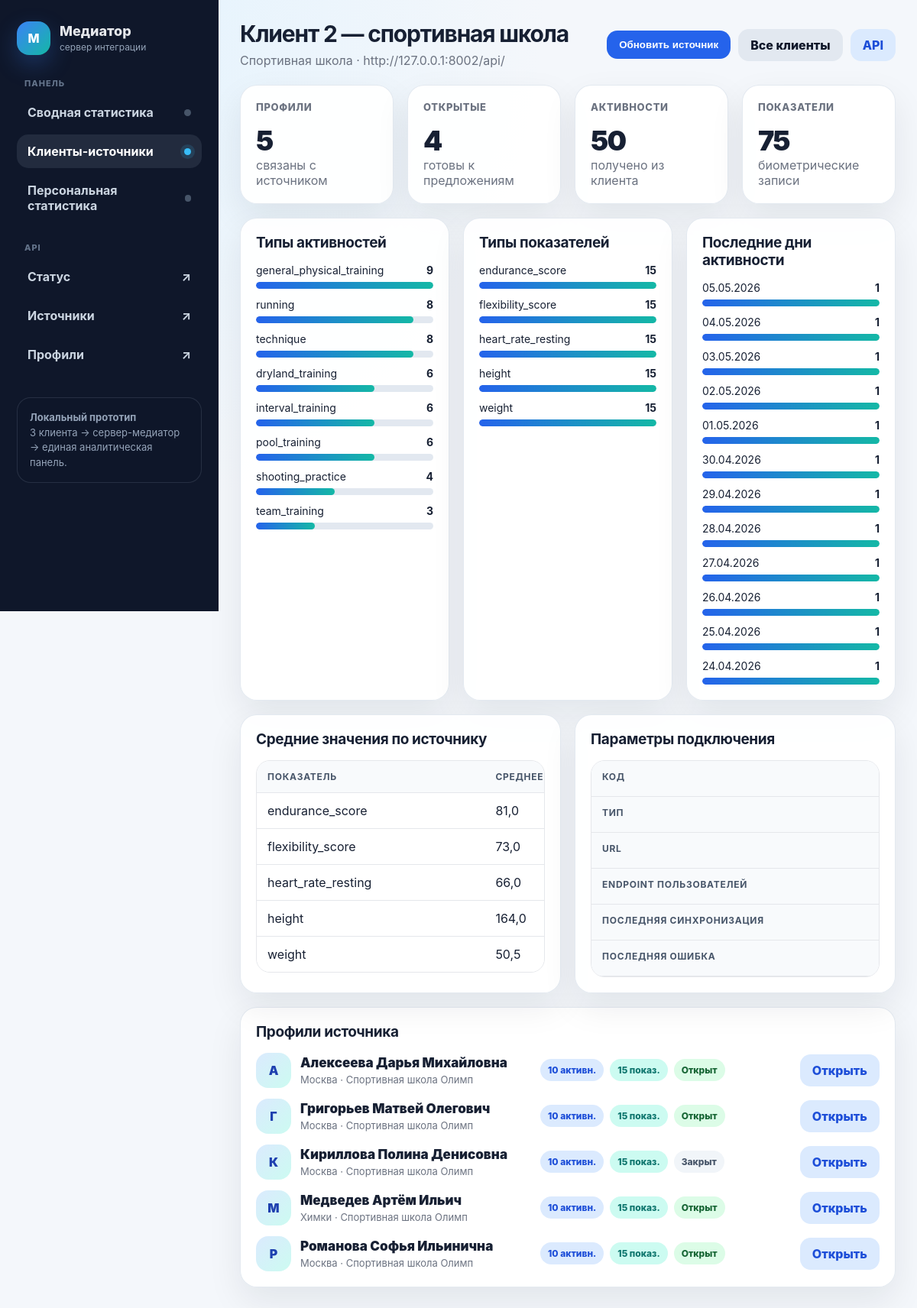
Page /clients/sports_school_client_2/ on the committed database.
### mediator/models.py (models this page shows, shortened)
class DataSource(models.Model):
    SOURCE_TYPES = [
        ("fitness_club", "Фитнес-клуб"),
        ("sports_school", "Спортивная школа"),
        ("fitness_app", "Фитнес-приложение"),
        ("generic_rest", "Универсальный REST-источник"),
    ]
    source_id = models.CharField("Код источника", max_length=120, unique=True)
    name = models.CharField("Название", max_length=255)
    source_type = models.CharField("Тип источника", max_length=40, choices=SOURCE_TYPES)
    base_url = models.URLField("Базовый URL")
    status_endpoint = models.CharField("Эндпоинт статуса", max_length=255, default="status/")
    schema_endpoint = models.CharField("Эндпоинт схемы", max_length=255, default="schema/")
    users_endpoint = models.CharField("Эндпоинт пользователей", max_length=255)
    timeout_seconds = models.PositiveIntegerField("Таймаут, сек.", default=5)
    is_active = models.BooleanField("Активен", default=True)
    description = models.TextField("Описание", blank=True)
    mapping_config = models.JSONField("Правила mapping", default=dict, blank=True)
    last_sync_at = models.DateTimeField("Последняя синхронизация", null=True, blank=True)
    last_error = models.TextField("Последняя ошибка", blank=True)
    created_at = models.DateTimeField("Создан", auto_now_add=True)
    updated_at = models.DateTimeField("Обновлён", auto_now=True)
    class Meta:
        ordering = ["name"]
        verbose_name = "Источник данных"
        verbose_name_plural = "Источники данных"

class GlobalUserProfile(models.Model):
    global_id = models.UUIDField("Глобальный идентификатор", primary_key=True, default=uuid.uuid4, editable=False)
    full_name = models.CharField("ФИО", max_length=255)
    birth_date = models.DateField("Дата рождения", null=True, blank=True)
    age = models.PositiveIntegerField("Возраст", null=True, blank=True)
    gender = models.CharField("Пол", max_length=20, blank=True)
    phone = models.CharField("Телефон", max_length=60, blank=True)
    email = models.EmailField("Email", blank=True)
    city = models.CharField("Город", max_length=120, blank=True)
    sport_type = models.CharField("Вид спорта", max_length=120, blank=True)
    training_level = models.CharField("Уровень подготовки", max_length=120, blank=True)
    organization_name = models.CharField("Организация", max_length=255, blank=True)
    organization_type = models.CharField("Тип организации", max_length=120, blank=True)
    organization_city = models.CharField("Город организации", max_length=120, blank=True)
    open_to_offers = models.BooleanField("Открыт к предложениям", default=False)
    consent_status = models.CharField("Статус согласия", max_length=40, blank=True)
    visible_data_categories = models.JSONField("Видимые категории данных", default=list, blank=True)
    allowed_organization_types = models.JSONField("Разрешённые типы организаций", default=list, blank=True)
    source_summary = models.JSONField("Сводка источников", default=list, blank=True)
    raw_snapshot = models.JSONField("Последний снимок нормализованных данных", default=dict, blank=True)
    created_at = models.DateTimeField("Создан", auto_now_add=True)
    updated_at = models.DateTimeField("Обновлён", auto_now=True)
    class Meta:
        ordering = ["full_name"]
        verbose_name = "Глобальный профиль"
        verbose_name_plural = "Глобальные профили"

### mediator/ui_views.py (the view)
# urls.py: path("clients/<str:source_id>/", ui_views.client_detail, name="client_detail"),
@require_GET
def client_detail(request, source_id):
    source = get_object_or_404(DataSource, source_id=source_id)
    profiles = GlobalUserProfile.objects.filter(source_links__source=source).distinct()
    profile_cards = _profile_cards(profiles.order_by("full_name")[:100])
    daily_activity = list(
        ActivityRecord.objects.filter(source=source, activity_date__isnull=False)
        .values("activity_date")
        .annotate(count=Count("id"))
        .order_by("-activity_date")[:12]
    )
    daily_activity = _bar_rows(daily_activity, value_key="count")
    metric_averages = (
        HealthMetricRecord.objects.filter(source=source)
        .exclude(metric_type="")
        .values("metric_type", "unit")
        .annotate(avg_value=Avg("metric_value"), count=Count("id"))
        .order_by("metric_type")
    )
    context = {
        "title": source.name,
        "nav": "clients",
        "source": source,
        "status": check_sources(),
        "stats": {
            "profiles": profiles.count(),
            "open_profiles": profiles.filter(open_to_offers=True).count(),
            "activities": ActivityRecord.objects.filter(source=source).count(),
            "metrics": HealthMetricRecord.objects.filter(source=source).count(),
            "consents": ConsentRecord.objects.filter(source=source).count(),
        },
        "activity_types": _bar_rows(_top_rows(ActivityRecord.objects.filter(source=source), "activity_type")),
        "metric_types": _bar_rows(_top_rows(HealthMetricRecord.objects.filter(source=source), "metric_type")),
        "metric_averages": metric_averages,
        "daily_activity": daily_activity,
        "profile_cards": profile_cards,
    }
    return render(request, "mediator/client_detail.html", context)

### mediator/services.py (called while the page is built)
def check_sources():
    rows = []
    for source in DataSource.objects.all().order_by("name"):
        wrapper = get_wrapper(source)
        try:
            status = wrapper.fetch_status()
            error = ""
        except WrapperError as exc:
            status = None
            error = str(exc)
        rows.append({
            "source_id": source.source_id,
            "name": source.name,
            "source_type": source.source_type,
            "base_url": source.base_url,
            "is_active": source.is_active,
            "available": status is not None,
            "status": status,
            "error": error,
        })
    return rows

### mediator/ui_views.py (called while the page is built)
def _percent(value, total):
    if not total:
        return 0
    return round((value / total) * 100, 1)

def _percent_width(value):
    try:
        number = float(value or 0)
    except (TypeError, ValueError):
        number = 0
    number = max(0, min(100, number))
    return (f"{number:.1f}".rstrip("0").rstrip("."))

def _top_rows(queryset, field_name, label_field="label", value_field="value", limit=8):
    rows = (
        queryset.exclude(**{f"{field_name}__exact": ""})
        .values(field_name)
        .annotate(count=Count("id"))
        .order_by("-count", field_name)[:limit]
    )
    return [{label_field: item[field_name] or "Не указано", value_field: item["count"]} for item in rows]

def _bar_rows(rows, value_key="value"):
    max_value = max([row.get(value_key) or 0 for row in rows], default=0)
    for row in rows:
        percent = _percent(row.get(value_key) or 0, max_value)
        row["percent"] = percent
        row["percent_width"] = _percent_width(percent)
    return rows

def _latest_metric_values(profile):
    result = []
    seen = set()
    metrics = profile.health_metrics.select_related("source").order_by("metric_type", "-measured_at", "-id")
    for metric in metrics:
        if metric.metric_type in seen:
            continue
        seen.add(metric.metric_type)
        result.append(metric)
    return result[:8]

### mediator/wrappers/base.py (called while the page is built)
    def make_url(self, endpoint):
        base = self.source.base_url.rstrip("/") + "/"
        return urljoin(base, endpoint.lstrip("/"))

    def fetch_status(self):
        return self.get_json(self.source.status_endpoint)

### mediator/wrappers/registry.py (called while the page is built)
def get_wrapper(source):
    wrapper_class = WRAPPER_BY_TYPE.get(source.source_type, BaseRestWrapper)
    return wrapper_class(source)

### mediator/templates/mediator/client_detail.html (shortened to what this page needs)
{% extends "mediator/base.html" %}
{% block subtitle %}
<div class="page-subtitle">{{ source.get_source_type_display }} · {{ source.base_url }}</div>
{% endblock %}
{% block actions %}
<form method="post" action="{% url 'ui_sync_source' source.source_id %}">
    <button class="btn primary" type="submit">Обновить источник</button>
</form>
<a class="btn" href="{% url 'clients_stats' %}">Все клиенты</a>
<a class="btn soft" href="/api/sources/{{ source.source_id }}/">API</a>
{% endblock %}
{% block content %}
<div class="grid cols-4 mb">
    <div class="card metric-card"><div class="metric-label">Профили</div><div class="metric-value">{{ stats.profiles }}</div><div class="muted">связаны с источником</div></div>
    <div class="card metric-card"><div class="metric-label">Открытые</div><div class="metric-value">{{ stats.open_profiles }}</div><div class="muted">готовы к предложениям</div></div>
    <div class="card metric-card"><div class="metric-label">Активности</div><div class="metric-value">{{ stats.activities }}</div><div class="muted">получено из клиента</div></div>
    <div class="card metric-card"><div class="metric-label">Показатели</div><div class="metric-value">{{ stats.metrics }}</div><div class="muted">биометрические записи</div></div>
</div>
<div class="grid cols-3 mb">
    <div class="card">
        <h2 class="section-title">Типы активностей</h2>
        <div class="bar-list">
            {% for row in activity_types %}
                <div class="bar-row"><div class="bar-head"><span>{{ row.label }}</span><b>{{ row.value }}</b></div><div class="bar-track"><div class="bar-fill" style="width: {{ row.percent_width }}%;"></div></div></div>
            {% empty %}<div class="empty">Нет данных.</div>{% endfor %}
        </div>
    </div>
    <div class="card">
        <h2 class="section-title">Типы показателей</h2>
        <div class="bar-list">
            {% for row in metric_types %}
                <div class="bar-row"><div class="bar-head"><span>{{ row.label }}</span><b>{{ row.value }}</b></div><div class="bar-track"><div class="bar-fill" style="width: {{ row.percent_width }}%;"></div></div></div>
            {% empty %}<div class="empty">Нет данных.</div>{% endfor %}
        </div>
    </div>
    <div class="card">
        <h2 class="section-title">Последние дни активности</h2>
        <div class="bar-list">
            {% for row in daily_activity %}
                <div class="bar-row"><div class="bar-head"><span>{{ row.activity_date|date:"d.m.Y" }}</span><b>{{ row.count }}</b></div><div class="bar-track"><div class="bar-fill" style="width: {{ row.percent_width }}%;"></div></div></div>
            {% empty %}<div class="empty">Нет данных.</div>{% endfor %}
        </div>
    </div>
</div>
<div class="grid cols-2 mb">
    <div class="card">
        <h2 class="section-title">Средние значения по источнику</h2>
        <div class="table-wrap">
            <table>
                <thead><tr><th>Показатель</th><th>Среднее</th><th>Ед.</th><th>Записей</th></tr></thead>
                <tbody>
                {% for item in metric_averages %}
                    <tr><td>{{ item.metric_type }}</td><td>{{ item.avg_value|floatformat:1 }}</td><td>{{ item.unit }}</td><td>{{ item.count }}</td></tr>
                {% empty %}<tr><td colspan="4">Нет данных.</td></tr>{% endfor %}
                </tbody>
            </table>
        </div>
    </div>
    <div class="card">
        <h2 class="section-title">Параметры подключения</h2>
        <div class="table-wrap">
            <table>
                <tbody>
                    <tr><th>Код</th><td>{{ source.source_id }}</td></tr>
                    <tr><th>Тип</th><td>{{ source.source_type }}</td></tr>
                    <tr><th>URL</th><td>{{ source.base_url }}</td></tr>
                    <tr><th>Endpoint пользователей</th><td>{{ source.users_endpoint }}</td></tr>
                    <tr><th>Последняя синхронизация</th><td>{% if source.last_sync_at %}{{ source.last_sync_at|date:"d.m.Y H:i" }}{% else %}—{% endif %}</td></tr>
                    <tr><th>Последняя ошибка</th><td>{{ source.last_error|default:"—" }}</td></tr>
                </tbody>
            </table>
        </div>
    </div>
</div>
<div class="card">
    <h2 class="section-title">Профили источника</h2>
    <div class="profile-list">
        {% for item in profile_cards %}
            <div class="profile-card">
                <div class="person-head">
                    <div class="avatar">{{ item.profile.full_name|first }}</div>
                    <div>
                        <div class="person-name"><a href="{% url 'person_detail' item.profile.global_id %}">{{ item.profile.full_name }}</a></div>
                        <div class="person-meta">{{ item.profile.city|default:"город не указан" }} · {{ item.profile.organization_name|default:"организация не указана" }}</div>
                    </div>
                </div>
                <div class="inline-pills">
                    <span class="pill blue">{{ item.activities_count }} активн.</span>
                    <span class="pill teal">{{ item.metrics_count }} показ.</span>
                    {% if item.profile.open_to_offers %}<span class="pill ok">Открыт</span>{% else %}<span class="pill">Закрыт</span>{% endif %}
                </div>
                <a class="btn soft" href="{% url 'person_detail' item.profile.global_id %}">Открыть</a>
            </div>
        {% empty %}
            <div class="empty">После синхронизации здесь появятся профили.</div>
        {% endfor %}
    </div>
</div>
{% endblock %}

### mediator/templates/mediator/base.html (shortened to what this page needs)
{% load static %}
<!doctype html>
<html lang="ru">
<head>
</head>
<body>
<div class="layout">
    <aside class="sidebar">
        <div class="brand">
            <div class="brand-mark">M</div>
            <div>
                <div class="brand-title">Медиатор</div>
                <div class="brand-subtitle">сервер интеграции</div>
            </div>
        </div>
        <div class="nav-section">
            <div class="nav-caption">Панель</div>
            <a class="nav-link {% if nav == 'dashboard' %}active{% endif %}" href="{% url 'dashboard' %}">
                <span>Сводная статистика</span><span class="nav-dot"></span>
            </a>
            <a class="nav-link {% if nav == 'clients' %}active{% endif %}" href="{% url 'clients_stats' %}">
                <span>Клиенты-источники</span><span class="nav-dot"></span>
            </a>
            <a class="nav-link {% if nav == 'people' %}active{% endif %}" href="{% url 'people_stats' %}">
                <span>Персональная статистика</span><span class="nav-dot"></span>
            </a>
        </div>
        <div class="nav-section">
            <div class="nav-caption">API</div>
            <a class="nav-link" href="/api/status/"><span>Статус</span><span>↗</span></a>
            <a class="nav-link" href="/api/sources/"><span>Источники</span><span>↗</span></a>
            <a class="nav-link" href="/api/users/?include_nested=true"><span>Профили</span><span>↗</span></a>
        </div>
        <div class="sidebar-foot">
            <b>Локальный прототип</b><br>
            3 клиента → сервер-медиатор → единая аналитическая панель.
        </div>
    </aside>
    <main class="main">
        <div class="topbar">
            <div>
                <h1 class="page-title">{{ title }}</h1>
                {% block subtitle %}{% endblock %}
            </div>
            <div class="actions">
                {% block actions %}{% endblock %}
            </div>
        </div>
        {% block content %}{% endblock %}
    </main>
</div>
</body>
</html>

### rows in the picture
DataSource: name "Клиент 2 — спортивная школа", source_type "Спортивная школа", base_url "http://127.0.0.1:8002/api/"
GlobalUserProfile: profile.full_name|first "А", profile.full_name "Алексеева Дарья Михайловна", profile.city "Москва", profile.organization_name "Спортивная школа Олимп", activities_count "10", metrics_count "15", open_to_offers "Открыт"
GlobalUserProfile: profile.full_name|first "Г", profile.full_name "Григорьев Матвей Олегович", profile.city "Москва", profile.organization_name "Спортивная школа Олимп", activities_count "10", metrics_count "15", open_to_offers "Открыт"
GlobalUserProfile: profile.full_name|first "К", profile.full_name "Кириллова Полина Денисовна", profile.city "Москва", profile.organization_name "Спортивная школа Олимп", activities_count "10", metrics_count "15", open_to_offers "Закрыт"
GlobalUserProfile: profile.full_name|first "М", profile.full_name "Медведев Артём Ильич", profile.city "Химки", profile.organization_name "Спортивная школа Олимп", activities_count "10", metrics_count "15", open_to_offers "Открыт"
GlobalUserProfile: profile.full_name|first "Р", profile.full_name "Романова Софья Ильинична", profile.city "Москва", profile.organization_name "Спортивная школа Олимп", activities_count "10", metrics_count "15", open_to_offers "Открыт"

### other values in the picture
{{ stats.profiles }} "5"
{{ stats.open_profiles }} "4"
{{ stats.activities }} "50"
{{ stats.metrics }} "75"
{{ row.label }} "general_physical_training" "running" "technique" "dryland_training" "interval_training" "pool_training" "shooting_practice" "team_training"
{{ row.value }} "9" "8" "8" "6" "6" "6" "4" "3"
{{ row.label }} "endurance_score" "flexibility_score" "heart_rate_resting" "height" "weight"
{{ row.value }} "15" "15" "15" "15" "15"
{{ row.activity_date|date:"d.m.Y" }} "05.05.2026" "04.05.2026" "03.05.2026" "02.05.2026" "01.05.2026" "30.04.2026" "29.04.2026" "28.04.2026" "27.04.2026" "26.04.2026" "25.04.2026" "24.04.2026"
{{ row.count }} "1" "1" "1" "1" "1" "1" "1" "1" "1" "1" "1" "1"
{{ item.metric_type }} "endurance_score" "flexibility_score" "heart_rate_resting" "height" "weight"
{{ item.avg_value|floatformat:1 }} "81,0" "73,0" "66,0" "164,0" "50,5"
